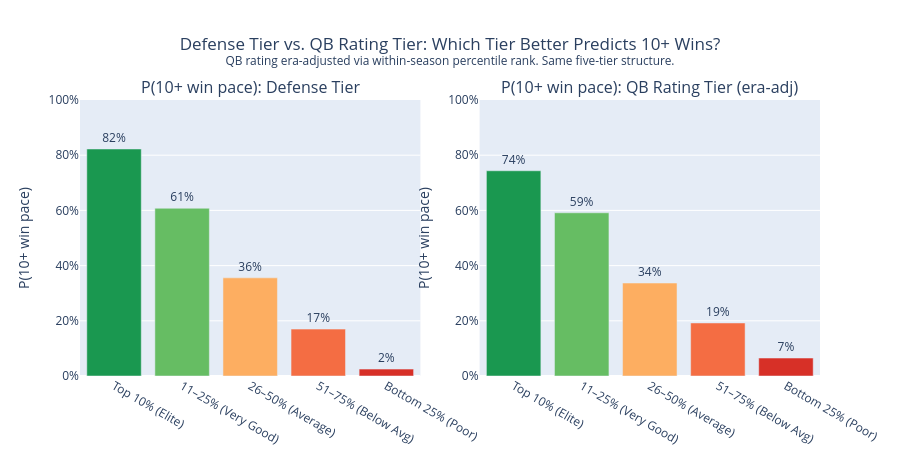

The cell this chart's notebook holds for it:
### Markdown cell above
---
# Chart 6 — QB Rating Tiers vs Win%: The Fair Comparison

Defense tier analysis used raw rank percentile. QB tier analysis must use
**within-season percentile rank** (era-adjusted) — a 95 rating in 1970 and 2010
mean completely different things because post-2004 rule changes inflated all passing
numbers. By ranking within each year we compare QBs to their actual contemporaries.

Same five-tier structure as Chart 1 so the P(10+ wins) numbers are directly comparable.

### Code cell
# Within-season percentile rank for QB composite rating (era-adjusted)
joined['qb_pct_rank'] = joined.groupby('year')['composite_rating'].rank(pct=True)

# Same tier cuts as defense chart (0=worst, 1=best in pct_rank — flip so top 10% = highest rating)
# qb_pct_rank: 1.0 = best QB rating in the league that year, 0.0 = worst
QB_TIER_CUTS   = [0, 0.10, 0.25, 0.50, 0.75, 1.01]
QB_TIER_LABELS = ['Bottom 10%\n(Worst)', '11–25%\n(Below Avg)', '26–50%\n(Average)',
                  '51–75%\n(Above Avg)', 'Top 25%\n(Elite)']
QB_TIER_LABELS_FLIP = list(reversed(QB_TIER_LABELS))
QB_TIER_COLORS = ['#d73027', '#f46d43', '#fdae61', '#66bd63', '#1a9850']

# Note: pct_rank low = worst QB, high = best. Use reversed bins so label[0]='Top 10%'
# Easier: create qb_inv_pct = 1 - qb_pct_rank then cut the same way as def_pts_norm
joined['qb_inv_pct'] = 1 - joined['qb_pct_rank']

plot_qb_tier = joined[joined['qb_inv_pct'].notna() & joined['win_pct'].notna()].copy()
DTIER_LABELS = ['Top 10%\n(Elite)', '11–25%\n(Very Good)', '26–50%\n(Average)',
                '51–75%\n(Below Avg)', 'Bottom 25%\n(Poor)']
plot_qb_tier['qb_tier'] = pd.cut(plot_qb_tier['qb_inv_pct'],
                                  bins=QB_TIER_CUTS, labels=DTIER_LABELS, right=False)

# ── Print comparison table: defense tiers vs QB tiers ────────────────────────
print('=' * 90)
print(f'{"Tier":<22}  {"Defense":^35}  {"QB Rating (era-adj)":^35}')
print(f'{"":22}  {"n":>5} {"AvgW%":>7} {"P(10+W)":>8} {"P(SB)":>8}  '
      f'{"n":>5} {"AvgW%":>7} {"P(10+W)":>8} {"P(SB)":>8}')
print('-' * 90)

TIER_LABELS_PRINT = ['Top 10% (Elite)', '11–25% (Very Good)', '26–50% (Average)',
                     '51–75% (Below Avg)', 'Bottom 25% (Poor)']

plot_def_tier = joined[joined['def_pts_norm'].notna() & joined['win_pct'].notna()].copy()
DTIER_CUTS = [0, 0.10, 0.25, 0.50, 0.75, 1.01]
plot_def_tier['def_tier'] = pd.cut(plot_def_tier['def_pts_norm'],
                                    bins=DTIER_CUTS, labels=TIER_LABELS_PRINT, right=False)

# NOTE (found during 1950-2025 coverage audit): plot_qb_tier['qb_tier'] categories carry the
# embedded '\n' from DTIER_LABELS, but this loop was comparing against TIER_LABELS_PRINT (no
# '\n') -- they never matched, so every QB-tier row silently came back n=0 / nan%. Fixed by
# zipping the two label lists positionally (both built from the same 5-tier cut, same order).
for tl, tl_qb in zip(TIER_LABELS_PRINT, DTIER_LABELS):
    sd = plot_def_tier[plot_def_tier['def_tier'] == tl]
    sq = plot_qb_tier[plot_qb_tier['qb_tier'] == tl_qb]
    print(f'{tl:<22}  '
          f'{len(sd):>5} {sd.win_pct.mean():>7.1%} {(sd.win_pct>=0.625).mean():>8.0%} '
          f'{(sd.sb_result=="Won Super Bowl").mean():>8.1%}  '
          f'{len(sq):>5} {sq.win_pct.mean():>7.1%} {(sq.win_pct>=0.625).mean():>8.0%} '
          f'{(sq.sb_result=="Won Super Bowl").mean():>8.1%}')

print('=' * 90)

# ── Side-by-side bar chart ────────────────────────────────────────────────────
fig_cmp = make_subplots(
    rows=1, cols=2,
    subplot_titles=['P(10+ win pace): Defense Tier', 'P(10+ win pace): QB Rating Tier (era-adj)'],
    horizontal_spacing=0.08,
)

for tl, tl_qb, color in zip(TIER_LABELS_PRINT, DTIER_LABELS, ['#1a9850','#66bd63','#fdae61','#f46d43','#d73027']):
    sd = plot_def_tier[plot_def_tier['def_tier'] == tl]
    sq = plot_qb_tier[plot_qb_tier['qb_tier'] == tl_qb]
    p_def = (sd['win_pct'] >= 0.625).mean()
    p_qb  = (sq['win_pct'] >= 0.625).mean()
    lbl   = tl.replace('\n', ' ').replace('  ', ' ')

    fig_cmp.add_trace(go.Bar(x=[lbl], y=[p_def], marker_color=color,
                              text=[f'{p_def:.0%}'], textposition='outside',
                              showlegend=False,
                              hovertemplate=f'{lbl}<br>Defense P(10+W): {p_def:.1%}<extra></extra>'),
                      row=1, col=1)
    fig_cmp.add_trace(go.Bar(x=[lbl], y=[p_qb], marker_color=color,
                              text=[f'{p_qb:.0%}'], textposition='outside',
                              showlegend=False,
                              hovertemplate=f'{lbl}<br>QB Rating P(10+W): {p_qb:.1%}<extra></extra>'),
                      row=1, col=2)

for col in [1, 2]:
    fig_cmp.update_yaxes(title_text='P(10+ win pace)', tickformat='.0%', range=[0, 1.0], row=1, col=col)

fig_cmp.update_layout(
    title=dict(text='Defense Tier vs. QB Rating Tier: Which Tier Better Predicts 10+ Wins?<br>'
                    '<sup>QB rating era-adjusted via within-season percentile rank. Same five-tier structure.</sup>',
               x=0.5),
    height=460, hovermode='closest',
)
fig_cmp.show()

### Figure 1 — Plotly figure (JSON) as saved in the notebook; plotly's stock layout.template omitted (floating-point values rounded to 4 significant figures)
{"data": [{"hovertemplate": "Top 10% (Elite)<br>Defense P(10+W): 82.3%<extra></extra>", "marker": {"color": "#1a9850"}, "showlegend": false, "text": ["82%"], "textposition": "outside", "type": "bar", "x": ["Top 10% (Elite)"], "xaxis": "x", "y": [0.8225], "yaxis": "y"}, {"hovertemplate": "Top 10% (Elite)<br>QB Rating P(10+W): 74.4%<extra></extra>", "marker": {"color": "#1a9850"}, "showlegend": false, "text": ["74%"], "textposition": "outside", "type": "bar", "x": ["Top 10% (Elite)"], "xaxis": "x2", "y": [0.7436], "yaxis": "y2"}, {"hovertemplate": "11–25% (Very Good)<br>Defense P(10+W): 60.8%<extra></extra>", "marker": {"color": "#66bd63"}, "showlegend": false, "text": ["61%"], "textposition": "outside", "type": "bar", "x": ["11–25% (Very Good)"], "xaxis": "x", "y": [0.6077], "yaxis": "y"}, {"hovertemplate": "11–25% (Very Good)<br>QB Rating P(10+W): 59.1%<extra></extra>", "marker": {"color": "#66bd63"}, "showlegend": false, "text": ["59%"], "textposition": "outside", "type": "bar", "x": ["11–25% (Very Good)"], "xaxis": "x2", "y": [0.5913], "yaxis": "y2"}, {"hovertemplate": "26–50% (Average)<br>Defense P(10+W): 35.6%<extra></extra>", "marker": {"color": "#fdae61"}, "showlegend": false, "text": ["36%"], "textposition": "outside", "type": "bar", "x": ["26–50% (Average)"], "xaxis": "x", "y": [0.3556], "yaxis": "y"}, {"hovertemplate": "26–50% (Average)<br>QB Rating P(10+W): 33.7%<extra></extra>", "marker": {"color": "#fdae61"}, "showlegend": false, "text": ["34%"], "textposition": "outside", "type": "bar", "x": ["26–50% (Average)"], "xaxis": "x2", "y": [0.3369], "yaxis": "y2"}, {"hovertemplate": "51–75% (Below Avg)<br>Defense P(10+W): 17.0%<extra></extra>", "marker": {"color": "#f46d43"}, "showlegend": false, "text": ["17%"], "textposition": "outside", "type": "bar", "x": ["51–75% (Below Avg)"], "xaxis": "x", "y": [0.1699], "yaxis": "y"}, {"hovertemplate": "51–75% (Below Avg)<br>QB Rating P(10+W): 19.2%<extra></extra>", "marker": {"color": "#f46d43"}, "showlegend": false, "text": ["19%"], "textposition": "outside", "type": "bar", "x": ["51–75% (Below Avg)"], "xaxis": "x2", "y": [0.1921], "yaxis": "y2"}, {"hovertemplate": "Bottom 25% (Poor)<br>Defense P(10+W): 2.5%<extra></extra>", "marker": {"color": "#d73027"}, "showlegend": false, "text": ["2%"], "textposition": "outside", "type": "bar", "x": ["Bottom 25% (Poor)"], "xaxis": "x", "y": [0.025], "yaxis": "y"}, {"hovertemplate": "Bottom 25% (Poor)<br>QB Rating P(10+W): 6.5%<extra></extra>", "marker": {"color": "#d73027"}, "showlegend": false, "text": ["7%"], "textposition": "outside", "type": "bar", "x": ["Bottom 25% (Poor)"], "xaxis": "x2", "y": [0.06508], "yaxis": "y2"}], "layout": {"annotations": [{"font": {"size": 16}, "showarrow": false, "text": "P(10+ win pace): Defense Tier", "x": 0.23, "xanchor": "center", "xref": "paper", "y": 1.0, "yanchor": "bottom", "yref": "paper"}, {"font": {"size": 16}, "showarrow": false, "text": "P(10+ win pace): QB Rating Tier (era-adj)", "x": 0.77, "xanchor": "center", "xref": "paper", "y": 1.0, "yanchor": "bottom", "yref": "paper"}], "height": 460, "hovermode": "closest", "title": {"text": "Defense Tier vs. QB Rating Tier: Which Tier Better Predicts 10+ Wins?<br><sup>QB rating era-adjusted via within-season percentile rank. Same five-tier structure.</sup>", "x": 0.5}, "xaxis": {"anchor": "y", "domain": [0.0, 0.46]}, "xaxis2": {"anchor": "y2", "domain": [0.54, 1.0]}, "yaxis": {"anchor": "x", "domain": [0.0, 1.0], "range": [0, 1.0], "tickformat": ".0%", "title": {"text": "P(10+ win pace)"}}, "yaxis2": {"anchor": "x2", "domain": [0.0, 1.0], "range": [0, 1.0], "tickformat": ".0%", "title": {"text": "P(10+ win pace)"}}}}
